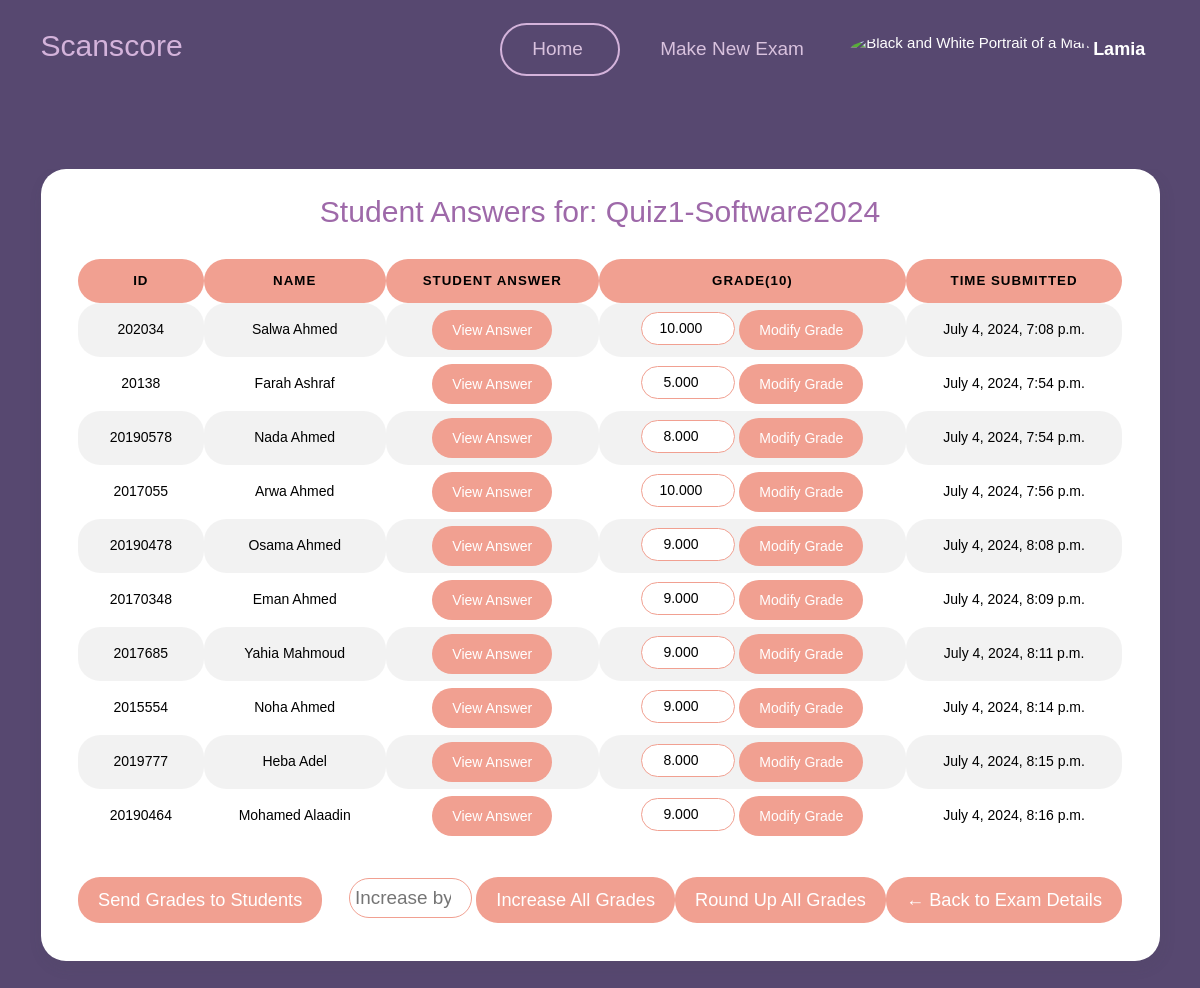
/teacher/exam/29/view_grades/ (signed in), run on the app's committed database.
### myapp/models.py (models this page shows)
class User(AbstractUser):
    userType = models.CharField(max_length=10, choices=[('teacher', 'Teacher'), ('student', 'Student')])

class Exam(models.Model):
    name = models.CharField(max_length=100)
    teacher = models.ForeignKey(User, on_delete=models.CASCADE)
    question= models.TextField(max_length=10000)
    model_answer = models.TextField(max_length=10000)
    keywordsList = models.TextField(max_length=10000,null=True,blank=True)
    is_active = models.BooleanField(default=False)
    time_created = models.DateTimeField(auto_now_add=True)
    time_updated = models.DateTimeField(auto_now=True)
    ocr_graded = models.BooleanField(default=False)

class ExamSubmission(models.Model):
    exam = models.ForeignKey(Exam, on_delete=models.CASCADE,related_name='submissions') #related name is used to access the submissions of a particular exam
    student = models.ForeignKey(User, on_delete=models.CASCADE,related_name='submissions') #related name is used to access the submissions of a particular student
    student_answer = models.TextField(max_length=10000)
    score = models.DecimalField(max_digits=5, decimal_places=3, validators=[MaxValueValidator(10.000)])
    time_submitted = models.DateTimeField(auto_now_add=True)
    is_graded = models.BooleanField(default=False)
    is_approved = models.BooleanField(default=False) #If the teacher approves the grade , this will be set to true and then the student can see the grade

class Student(User):
    student_id = models.CharField(max_length=20, unique=True)

### myapp/views.py (the view)
# urls.py: path('teacher/exam/<int:exam_id>/view_grades/', views.view_grades, name='view_grades'),
@login_required
def view_grades(request, exam_id):
    exam = get_object_or_404(Exam, pk=exam_id, teacher=request.user)
    exam_submissions = ExamSubmission.objects.filter(exam=exam)
    is_graded = all(submission.is_graded for submission in exam_submissions)
    if not is_graded:
        graded_submissions = StartGrading(exam_id)  # This will update and return graded submissions
        for submission in graded_submissions:
            if submission.score < 0:
                submission.score = 0.000
        return render(request, 'myapp/teacher/view_grades.html', {'submissions': graded_submissions, 'exam': exam})
    else:
        return render(request, 'myapp/teacher/view_grades.html', {'submissions': exam_submissions, 'exam': exam})

### templates/myapp/teacher/view_grades.html (shortened to what this page needs)
{% load static %}
<!DOCTYPE html>
<html lang="en">
<head>
    <link href="{% static 'vendor/datatables/dataTables.bootstrap4.min.css' %}" rel="stylesheet">
    <link href="{% static 'vendor/aos/aos.css' %}" rel="stylesheet">
    <link href="{% static 'vendor/bootstrap/css/bootstrap.min.css' %}" rel="stylesheet">
    <link href="{% static 'vendor/bootstrap-icons/bootstrap-icons.css' %}" rel="stylesheet">
    <link href="{% static 'vendor/boxicons/css/boxicons.min.css' %}" rel="stylesheet">
    <link href="{% static 'vendor/glightbox/css/glightbox.min.css' %}" rel="stylesheet">
    <link href="{% static 'vendor/remixicon/remixicon.css' %}" rel="stylesheet">
    <link href="{% static 'vendor/swiper/swiper-bundle.min.css' %}" rel="stylesheet">
    <link href="{% static 'css/style.css' %}" rel="stylesheet">
    <link href="{% static 'assets/css/bootstrap.min.css' %}" rel="stylesheet">
    <link href="{% static 'assets/css/plugins.min.css' %}" rel="stylesheet">
    <link href="{% static 'assets/css/kaiadmin.min.css' %}" rel="stylesheet">
</head>
<body>
    <header id="header">
        <div class="container align-items-center justify-content-between">
            <h1 class="me-auto"><a href="{% url 'teacher_dashboard' %}" style="color: #d4b3db;">Scanscore</a></h1>
            <nav id="navbar" class="navbar order-last order-lg-0">
                <ul>
                    <li><a class="nav-link scrollto Active" href="{% url 'teacher_dashboard' %}" id="home">Home</a>
                    </li>
                    <li><a class="nav-link scrollto" href="{% url 'create_exam' %}" id="makenew">Make New Exam</a></li>
                    <li class="dropdown">
                        <a href="#">
                            <img src="{% static 'img/unknown_user.jpg' %}" class="rounded-circle" height="35"
                                alt="Black and White Portrait of a Man" loading="lazy" />
                            <strong class="d-none d-sm-block ms-1" id="username">{{ user.first_name }}</strong><i
                                class="bi bi-chevron-down"></i>
                        </a>
                    </li>
                </ul>
            </nav>
        </div>
    </header>
    <section class="align-items-center"
        style="font-family: Arial, Helvetica, sans-serif;background-color: transparent; padding: 0 0;">
        <div class="container">
            <div class="justify-content-center" data-aos="fade-up" data-aos-delay="200">
                <div class="card text-black">
                    <h1 style="text-align: center; color: #9e69a9;">Student Answers for: {{ exam.name }}</h1>
                    <div class="card-body">
                        <div class="table-responsive">
                            <table id="basic-datatables" class="display table table-striped table-hover"
                                style="border-radius: 22px !important; text-align: center;">
                                <thead>
                                    <tr>
                                        <th class="style2"> ID</th>
                                        <th class="style2"> Name</th>
                                        <th class="style2"> Student Answer</th>
                                        <th class="style2"> Grade(10)</th>
                                        <th class="style2"> time Submitted</th>
                                    </tr>
                                </thead>
                                <tbody>
                                    {% for submission in submissions %}
                                    <tr>
                                        <td class="Border">{{ submission.student.student.student_id }}</td>
                                        <td class="Border">{{ submission.student.student.get_full_name }}</td>
                                        <td class="Border">
                                            <button class="btn btn-primary"
                                                onclick="openModal('{{ submission.student_answer|escapejs }}')">View
                                                Answer</button>
                                        </td class="Border">
                                        <td class="Border">
                                            <form action="{% url 'modify_grade' submission.id %}" method="post">
                                                <input type="number" step="0.001" name="new_grade"
                                                    value="{{ submission.score }}" min="0" max="10"
                                                    style="border-radius: 20px; text-align: center;padding: 5px 5px;border: 1px solid #f1a091;"
                                                    required>
                                                <button type="submit" class="btn btn-info">Modify
                                                    Grade</button>
                                            </form>
                                        </td class="Border">
                                        <td class="Border">{{ submission.time_submitted }}</td>
                                    </tr>
                                    {% endfor %}
                                </tbody>
                            </table>
                        </div>
                        <div class="d-flex justify-content-between" style="text-align: right; margin-top: 2%;">
                            <form style="text-align: right;" action="{% url 'approve_grades' exam.id %}" method="post">
                                <button type="submit" class="btn btn-success">Send Grades to Students</button>
                            </form>
                            <form action="{% url 'increase_grades' exam.id %}" method="post" style="text-align: right;">
                                <input type="number" name="increase_by" placeholder="Increase by..."
                                    style="font-size: 135%;border-radius: 22px;width: 35%;padding: 5px 5px;border: 1px solid #f1a091;"
                                    required>
                                <button type="submit" class="btn btn-success">Increase All Grades</button>
                            </form>
                            <form action="{% url 'round_grades' exam.id %}" method="post" style="text-align: right;">
                                <button type="submit" class="btn btn-success">Round Up All Grades</button>
                            </form>
                            <a href="{% url 'view_exam_teacher' exam.id %}" class="btn btn-success"
                                style="padding-bottom: 0%;">← Back to Exam
                                Details</a>
                        </div>
                    </div>
                </div>
            </div>
        </div>
    </section>
</body>
</html>

### Scanscore/static/css/style.css (style rules this page uses)
body { font-family: "Open Sans", sans-serif; background: #574870 !important; }
:root { --background-color: #ffffff; --background-color-rgb: 255, 255, 255; --default-color: #444444; --default-color-rgb: 68, 68, 68; --heading-color: #9e69a9; --heading-color-rgb: 55, 81, 126; --accent-color: #9e69a9; --accent-color-rgb: 71, 178, 228; --contrast-color: #ffffff; --contrast-color-rgb: 255, 255, 255; }
#home { color: #d9c2de; width: 120px; border-radius: 50px; font-size: 19px; }
#makenew { color: #d9c2de; font-size: 19px; width: 190px; margin-left: 10px; border-radius: 50px; }
#header { background-color: transparent; }
#header .container { display: flex; justify-content: center; align-items: center; height: 100%; }
#username { font-size: 18px; }
.Active { border: 2px solid #b47ec0 !important; }
a { text-decoration: none; }
#header { transition: all 0.5s; z-index: 997; padding: 15px 0; }
.navbar { padding: 0; }
.navbar ul { margin: 0; padding: 0; display: flex; list-style: none; align-items: center; }
.navbar li { position: relative; }
.navbar a, .navbar a:focus { display: flex; align-items: center; justify-content: space-between; padding: 10px 0 10px 30px; font-size: 15px; font-weight: 500; color: #fff; white-space: nowrap; transition: 0.3s; }
.navbar a i, .navbar a:focus i { font-size: 12px; line-height: 0; margin-left: 5px; }
section { padding: 60px 0; overflow: hidden; position: relative; top: 70px; }

### templates/myapp/teacher/view_grades.html (style rules this page uses)
#header { background-color: transparent; }
#header .container { display: flex; justify-content: center; align-items: center; height: 100%; }
.card { padding: 20px; border-radius: 25px; }
.btn { display: inline-block; padding: 10px 20px; margin-bottom: 0; font-size: 14px; font-weight: 400; line-height: 1.42857143; text-align: center; white-space: nowrap; vertical-align: middle; cursor: pointer; border: none; border-radius: 22px; color: white !important; background-color: #f1a091 !important; }
.btn-success { border-color: #f1a091; font-size: 130%; }
.Border { border-radius: 22px !important; }
.table>tbody>tr>td { padding-top: 7px !important; padding-bottom: 7px !important; }
.Active { border: 2px solid #d4b3db !important; }
.style2 { background-color: #f1a091 !important; border-radius: 22px !important; }

### data on the page
User: first_name "Lamia"
Exam: name "Quiz1-Software2024"
ExamSubmission: student.student.student_id "202034", student.student.get_full_name "Salwa Ahmed", new_grade "10.000", time_submitted "July 4, 2024, 7:08 p.m."
ExamSubmission: student.student.student_id "20138", student.student.get_full_name "Farah Ashraf", new_grade "5.000", time_submitted "July 4, 2024, 7:54 p.m."
ExamSubmission: student.student.student_id "20190578", student.student.get_full_name "Nada Ahmed", new_grade "8.000", time_submitted "July 4, 2024, 7:54 p.m."
ExamSubmission: student.student.student_id "2017055", student.student.get_full_name "Arwa Ahmed", new_grade "10.000", time_submitted "July 4, 2024, 7:56 p.m."
ExamSubmission: student.student.student_id "20190478", student.student.get_full_name "Osama Ahmed", new_grade "9.000", time_submitted "July 4, 2024, 8:08 p.m."
ExamSubmission: student.student.student_id "20170348", student.student.get_full_name "Eman Ahmed", new_grade "9.000", time_submitted "July 4, 2024, 8:09 p.m."
ExamSubmission: student.student.student_id "2017685", student.student.get_full_name "Yahia Mahmoud", new_grade "9.000", time_submitted "July 4, 2024, 8:11 p.m."
ExamSubmission: student.student.student_id "2015554", student.student.get_full_name "Noha Ahmed", new_grade "9.000", time_submitted "July 4, 2024, 8:14 p.m."
ExamSubmission: student.student.student_id "2019777", student.student.get_full_name "Heba Adel", new_grade "8.000", time_submitted "July 4, 2024, 8:15 p.m."
ExamSubmission: student.student.student_id "20190464", student.student.get_full_name "Mohamed Alaadin", new_grade "9.000", time_submitted "July 4, 2024, 8:16 p.m."
